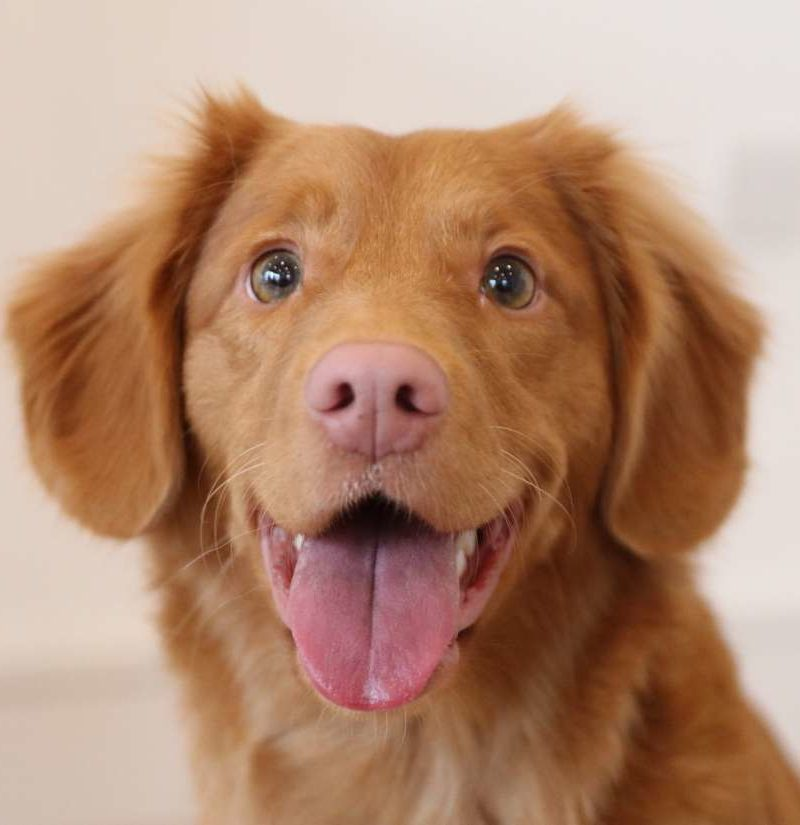
#> input picture Images/dog.jpg, 800 x 825 px, found by its file name
$ python transformations.py
#> lines starting #> are read from the running program, lines starting #| are printed output that depends on the picture
import numpy as np

import cv2 as cv
import numpy as np
dog = cv.imread('C:/Users/omrir/Desktop/Personal Projects/Images/dog.jpg')
#> dog is the input picture: shape (825, 800, 3); mean B, G, R 112.3, 137.1, 177.1
cv.imshow('dog',dog)

#translation -x/y moving--------------------------
def translate(img,x,y): #-x-left,-y-up,
#> called with x = -100, y = 100
    transMat = np.float32([[1,0,x],[0,1,y]])
    dimensions = (img.shape[1],img.shape[0])
#> dimensions = (800, 825)
    return cv.warpAffine(img,transMat,dimensions)
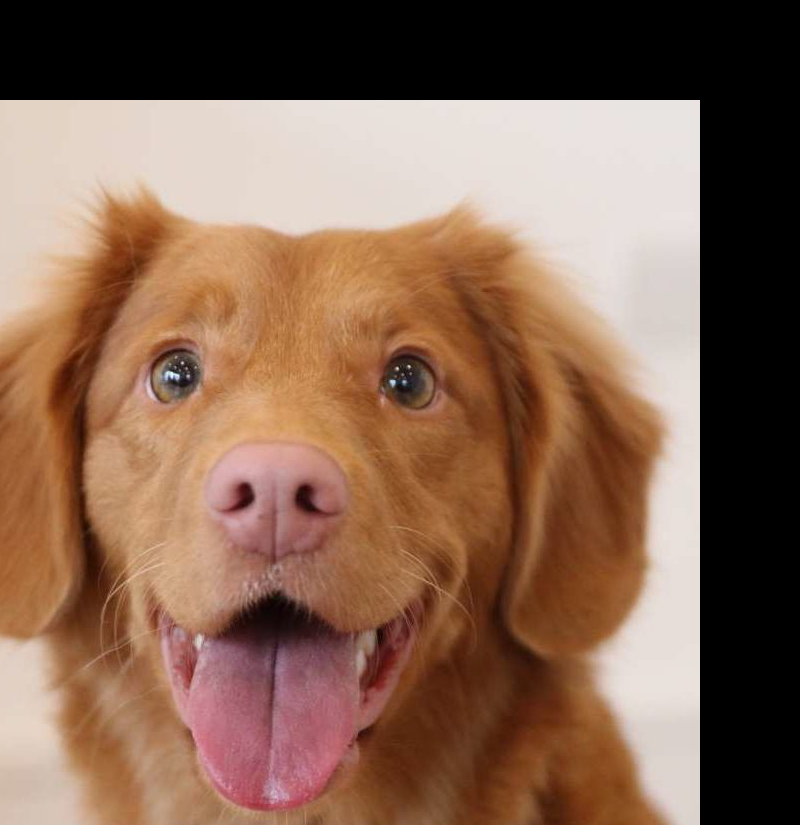
#> returned value: shape (825, 800, 3); mean of channels 0, 1, 2 83.6, 102.5, 134.4; drawn as B, G, R

translated = translate(dog,-100,100)
#cv.imshow('trans',translated)

#Rotation----------------------------------------
def rotate (img,angle,rotPoint = None):
#> called with angle = 180
    (hight,width) = img.shape[:2]
#> hight = 825; width = 800
    if rotPoint==None:
        rotPoint = (width//2,hight//2)
#> rotPoint = (400, 412)
    rotMat = cv.getRotationMatrix2D(rotPoint,angle,1.0)
    dimension = (width,hight)
#> dimension = (800, 825)
    return cv.warpAffine(img,rotMat,dimension)
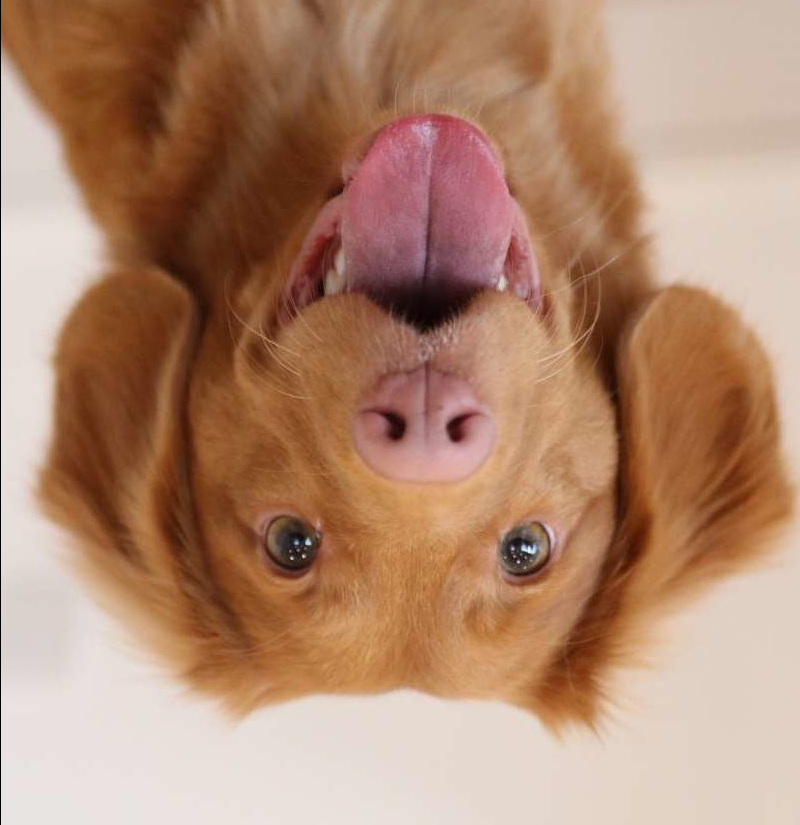
#> returned value: shape (825, 800, 3); mean of channels 0, 1, 2 112, 136.8, 176.9; drawn as B, G, R

rotated = rotate(dog,180)
#cv.imshow('rot',rotated)

#Flipping---------------------------------------
flip = cv.flip(dog,0)
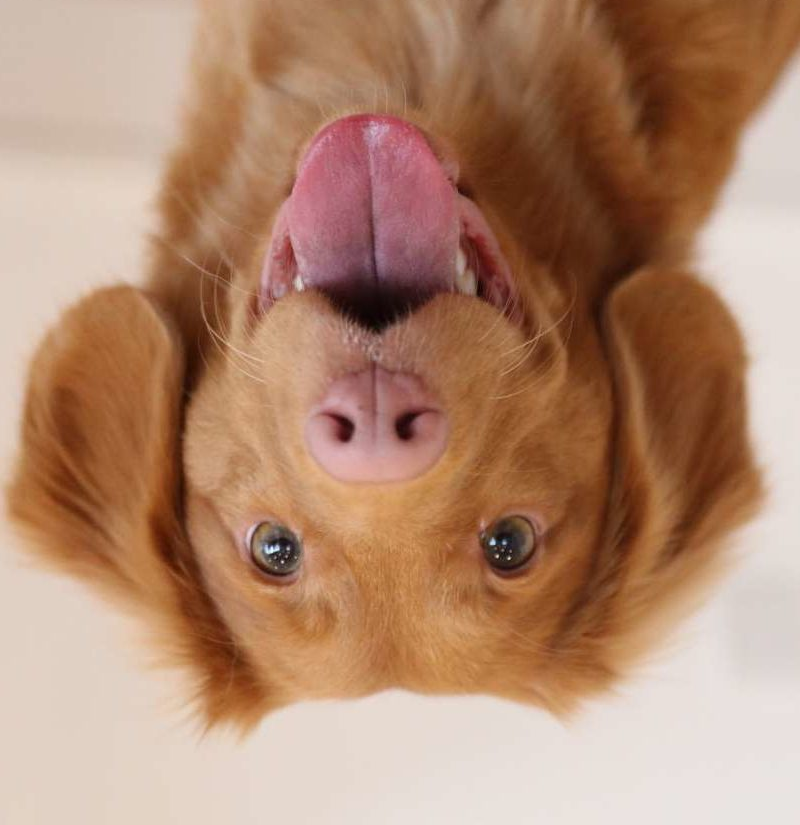
#> flip: shape (825, 800, 3); mean B, G, R 112.3, 137.1, 177.1
#cv.imshow('flip',flip)
cv.waitKey(0)


cv.waitKey(0)
